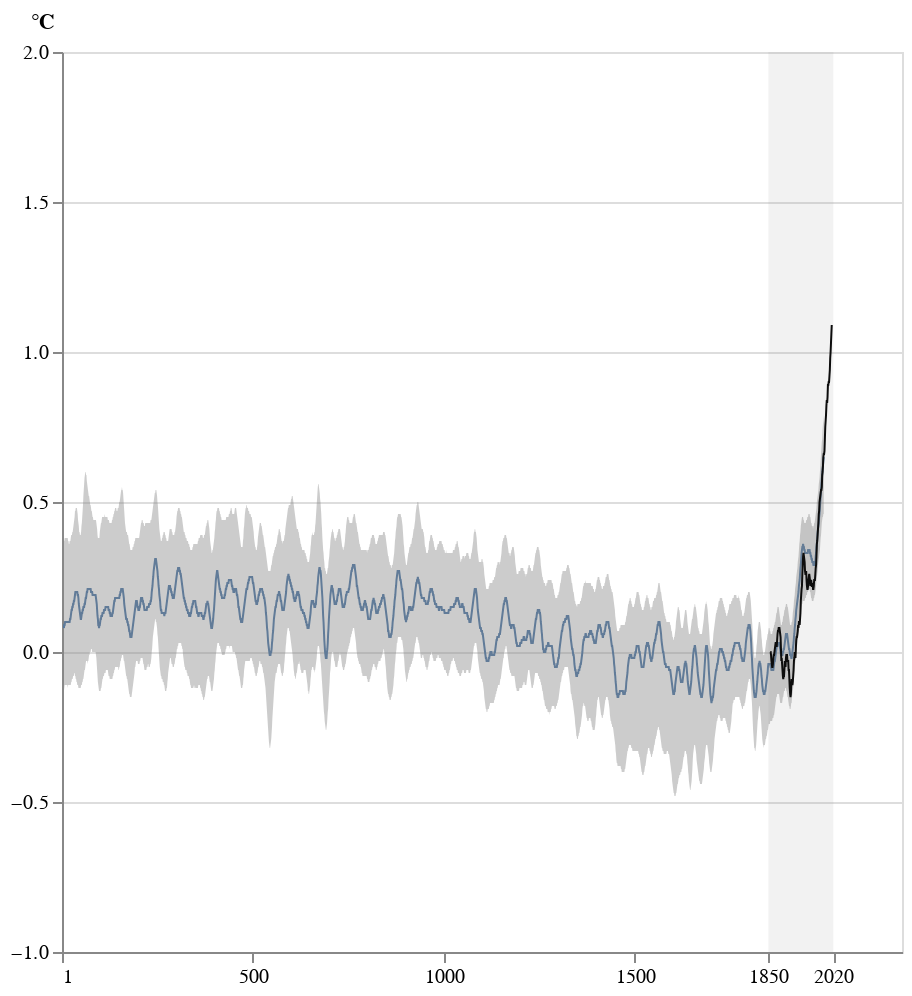

The notebook cell this image was saved under:
### Code cell
observed = alt.Chart(df_spm1_obs).mark_line(strokeWidth=1,color='black').encode(
    x='Year:Q',
    y='Global surface temperature observed:Q'
)

rectangle = alt.Chart(pd.DataFrame(
    {'x': [1850], 'y': [-1], 'x2': [2020], 'y2': [2]})
    ).mark_rect(fill='gray', opacity=0.1).encode(
    x='x:Q',
    x2='x2:Q',
    y='y:Q',
    y2='y2:Q')

base + percentile_band + observed + rectangle

### Figure 1 — Vega-Lite specification as saved in the notebook (floating-point values rounded to 4 significant figures; data arrays with more than 128 entries replaced by an {"elided": "..."} marker saying what was removed)
{"config": {"view": {"continuousWidth": 400, "continuousHeight": 300}}, "layer": [{"mark": {"type": "line", "strokeWidth": 1}, "encoding": {"x": {"axis": {"format": "d", "grid": false, "tickCount": 6, "title": null, "values": [1, 500, 1000, 1500, 1850, 2020]}, "field": "Year", "scale": {"domain": [1, 2020]}, "type": "quantitative"}, "y": {"axis": {"tickCount": 7, "title": "°C", "titleAngle": 0, "titleX": -10, "titleY": -10, "values": [-1, -0.5, 0.0, 0.5, 1.0, 1.5, 2.0]}, "field": "surface temperature anomaly", "scale": {"domain": [-1, 2]}, "type": "quantitative"}}, "height": 450, "width": 420}, {"mark": {"type": "area", "color": "gray", "opacity": 0.4}, "encoding": {"x": {"axis": {"format": "d", "grid": false, "tickCount": 6, "title": null, "values": [1, 500, 1000, 1500, 1850, 2020]}, "field": "Year", "scale": {"domain": [1, 2020]}, "type": "quantitative"}, "y": {"field": "5th percentile", "type": "quantitative"}, "y2": {"field": "95th percentile"}}, "height": 450, "width": 420}, {"data": {"name": "data-9a76f4a0b6304cff17905b3b9d3d85d3"}, "mark": {"type": "line", "color": "black", "strokeWidth": 1}, "encoding": {"x": {"field": "Year", "type": "quantitative"}, "y": {"field": "Global surface temperature observed", "type": "quantitative"}}}, {"data": {"name": "data-12f44c8669822c026417bd92a65251b6"}, "mark": {"type": "rect", "fill": "gray", "opacity": 0.1}, "encoding": {"x": {"field": "x", "type": "quantitative"}, "x2": {"field": "x2"}, "y": {"field": "y", "type": "quantitative"}, "y2": {"field": "y2"}}}], "data": {"name": "data-f44ddca17be3a55ebf760afe9b6bd7d3"}, "$schema": "https://vega.github.io/schema/vega-lite/v4.17.0.json", "datasets": {"data-f44ddca17be3a55ebf760afe9b6bd7d3": {"elided": "1991 records"}, "data-9a76f4a0b6304cff17905b3b9d3d85d3": {"elided": "162 records"}, "data-12f44c8669822c026417bd92a65251b6": [{"x": 1850, "y": -1, "x2": 2020, "y2": 2}]}}
